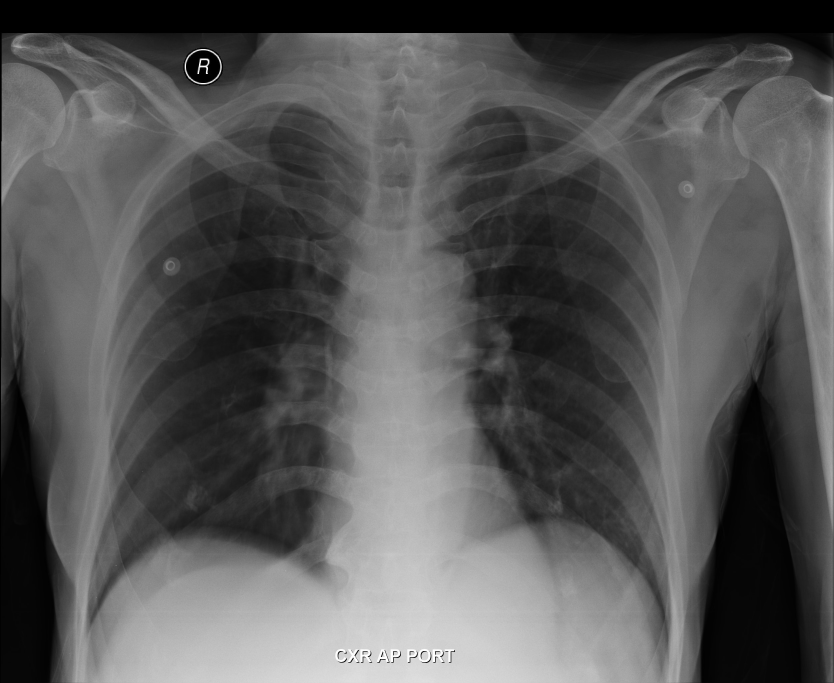
#> input picture EHRs/query and retrieve on ethereum/src/images/boxer.jpeg, 2500 x 2048 px (shown at 1/3 size); its folder holds only this picture in this run
$ python -i trans_utils.py   (imports and definitions only)   (older library calls are emulated)
#> lines starting #> are read from the running program, lines starting #| are printed output that depends on the picture; after the words box and inside, x2 and y2 are one past the last pixel; in counts of white or black regions, pixels touching at a corner belong together
# [7 lines of commented-out code are left out]
import os
import shutil
import time
import datetime
import hashlib
import cv2
import numpy as np
import PIL
from PIL import Image
# import pyblur
# import

# [26 lines left out: functions rename, zlog, not called in this run]


def getpilimage(image):
    if isinstance(image, PIL.Image.Image):  # or isinstance(image, PIL.JpegImagePlugin.JpegImageFile):
        return image
    elif isinstance(image, np.ndarray):
        return cv2pil(image)


def getcvimage(image):
    if isinstance(image, np.ndarray):
        return image
    elif isinstance(image, PIL.Image.Image):  # or isinstance(image, PIL.JpegImagePlugin.JpegImageFile):
        return pil2cv(image)


# [4 lines left out: function cshowone, not called in this run]
    #return


def pshowone(image):
    image = getpilimage(image)
    image.show()
    #return


# [30 lines left out: functions cshowtwo, pshowtwo, not called in this run]
    #return

def pil2cv(image):
    # assert isinstance(image, PIL.Image.Image) or isinstance(image,
    #                                                         PIL.JpegImagePlugin.JpegImageFile), f'input image type is not PIL.image and is {type(
    #     image)}'
    if len(image.split()) == 1:
        return np.asarray(image)
    elif len(image.split()) == 3:
        return cv2.cvtColor(np.asarray(image), cv2.COLOR_RGB2BGR)
    elif len(image.split()) == 4:
        return cv2.cvtColor(np.asarray(image), cv2.COLOR_RGBA2BGR)


def cv2pil(image):
    assert isinstance(image, np.ndarray), 'input image type is not cv2'  # nosec
    if len(image.shape) == 2:
        return Image.fromarray(image)
    elif len(image.shape) == 3:
        return Image.fromarray(cv2.cvtColor(image, cv2.COLOR_BGR2RGB))


def rgb2gray(filename):
    im = Image.open(filename).convert('L')
    im.show()

    new_image = Image.new("L", (im.width + 6, im.height + 6), 0)
#> new_image: PIL image 2506x2054 L; every value is 0
    out_image = Image.new("L", (im.width + 6, im.height + 6), 0)

    new_image.paste(im, (3, 3, im.width + 3, im.height + 3))

    im = getcvimage(im)
    new_image = getcvimage(new_image)
    out_image = getcvimage(out_image)

    _, thresh = cv2.threshold(new_image, 0, 255, cv2.THRESH_OTSU)
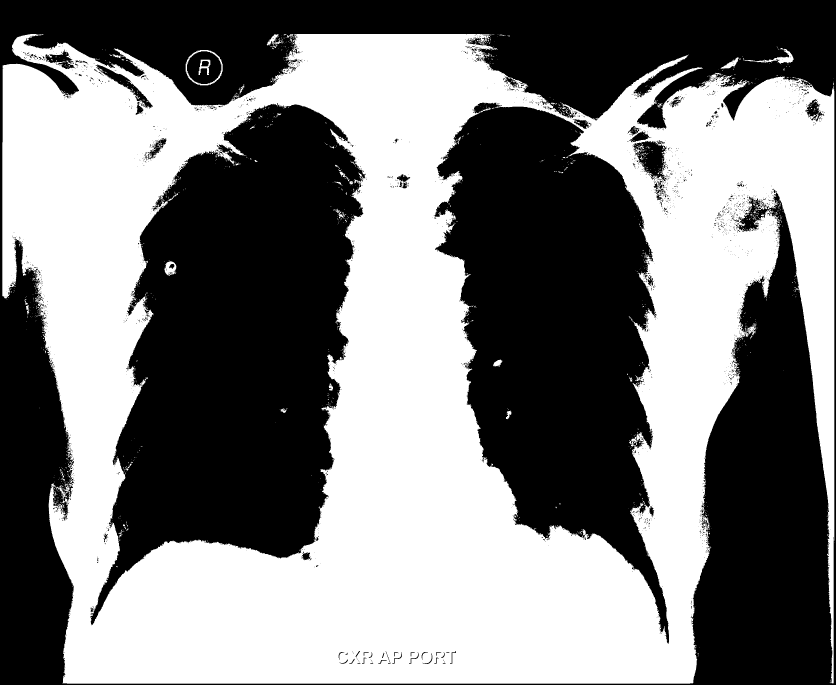
#> thresh: shape (2054, 2506) (shown at 1/3 size); 49.4% white; 1706 white regions (1627 under 20 px)
    pshowone(thresh)
    image, contours, hierarchy = cv2.findContours(thresh, 3, 2)
#> contours = 4674 contours, 4392 with area under 20; largest, box (x1, y1, x2, y2) and area: (7, 102, 2503, 2051) 3955640, (270, 309, 1097, 1877) 767134, (1302, 307, 2008, 1933) 641250, (557, 150, 668, 256) 9211, (560, 153, 665, 253) 8090
    # cnt = contours[0]
    # hull = cv2.convexHull(cnt)
    # image = cv2.cvtColor(image, cv2.COLOR_GRAY2BGR)
    print(hierarchy)
#> (printed output is left out)
    print(len(contours))
#| 4674
#> (the run stopped early here; a loop or call above may not have finished)

$ run again, on EHRs/query and retrieve on ethereum/src/images/french-bulldog.jpeg
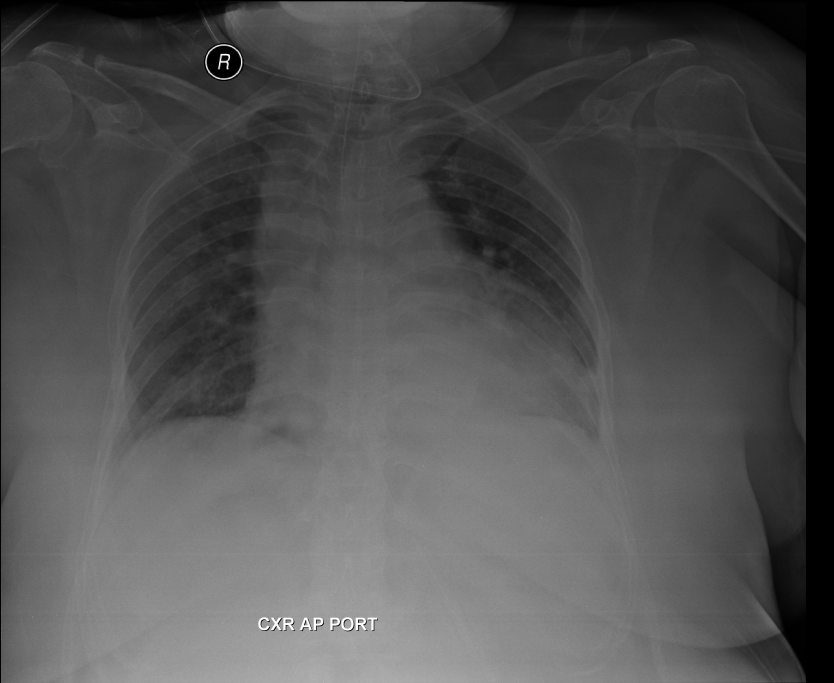
#> input picture EHRs/query and retrieve on ethereum/src/images/french-bulldog.jpeg, 2500 x 2048 px (shown at 1/3 size)
#> in rgb2gray, `_, thresh = cv2.threshold(new_image, 0, 255, cv2.THRESH_OTSU)`:
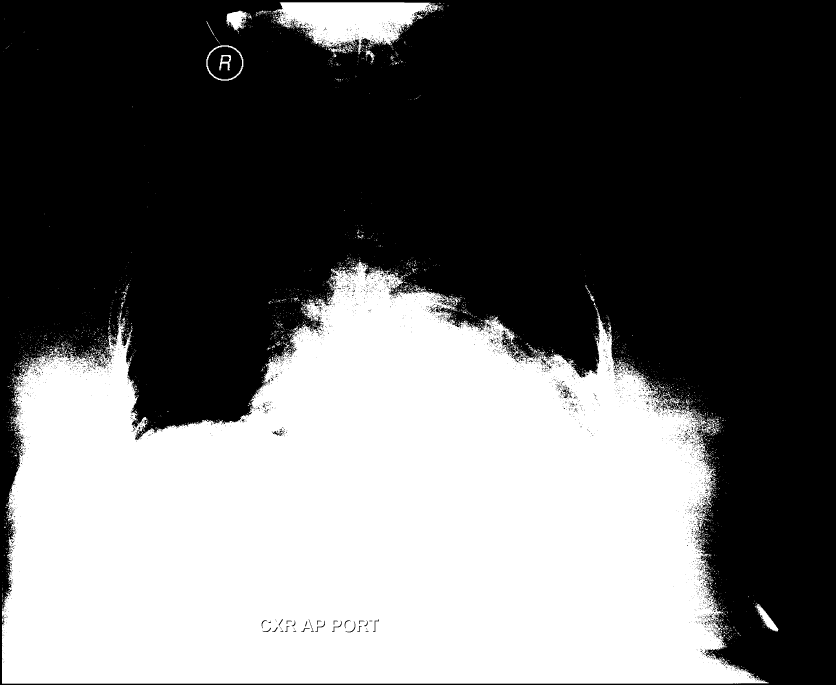
#> thresh: shape (2054, 2506) (shown at 1/3 size); 41.1% white; 3686 white regions (3546 under 20 px)
#> contours = 8414 contours, 8063 with area under 20; largest, box (x1, y1, x2, y2) and area: (6, 784, 2307, 2051) 2057216, (819, 7, 1316, 162) 43628, (619, 136, 730, 242) 9209, (622, 139, 727, 239) 8098, (678, 31, 744, 93) 2178
#> (printed output is left out)
#| 8414

$ run again, on EHRs/query and retrieve on ethereum/src/images/golden-retriever.jpeg
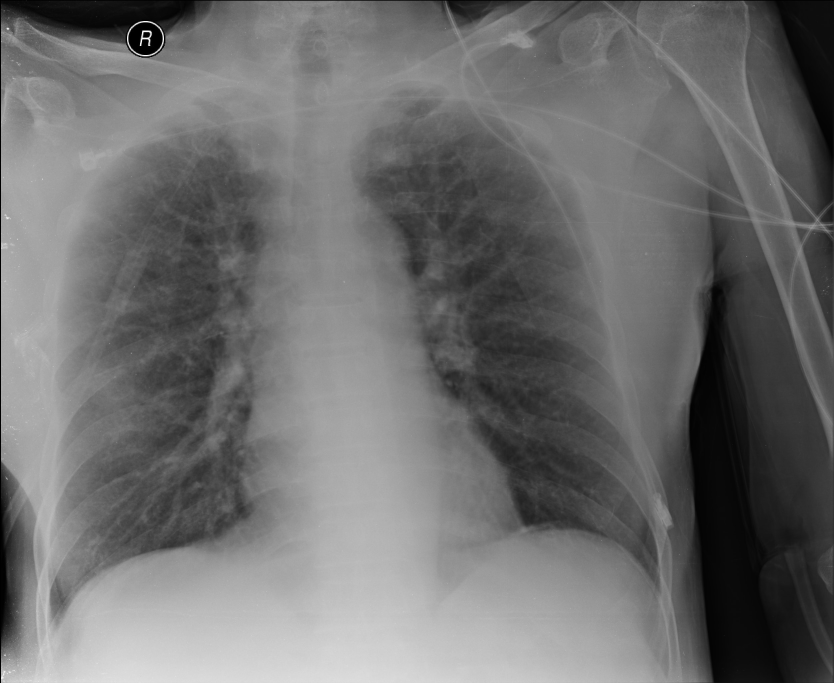
#> input picture EHRs/query and retrieve on ethereum/src/images/golden-retriever.jpeg, 2500 x 2048 px (shown at 1/3 size)
#> in rgb2gray, `_, thresh = cv2.threshold(new_image, 0, 255, cv2.THRESH_OTSU)`:
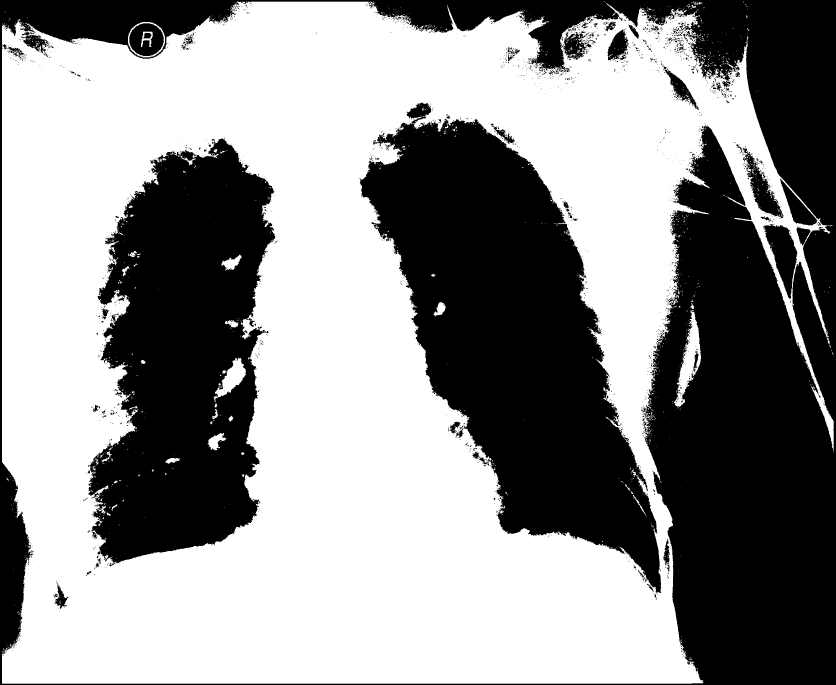
#> thresh: shape (2054, 2506) (shown at 1/3 size); 56.7% white; 2399 black regions (2240 under 20 px)
#> contours = 5057 contours, 4715 with area under 20; largest, box (x1, y1, x2, y2) and area: (6, 5, 2501, 2051) 4062274, (1078, 307, 1985, 1782) 624622, (263, 414, 827, 1691) 504334, (2290, 671, 2393, 899) 11618, (384, 66, 495, 172) 9166
#> (printed output is left out)
#| 5057

$ run again, on EHRs/query and retrieve on ethereum/src/images/scottish-terrier.jpeg
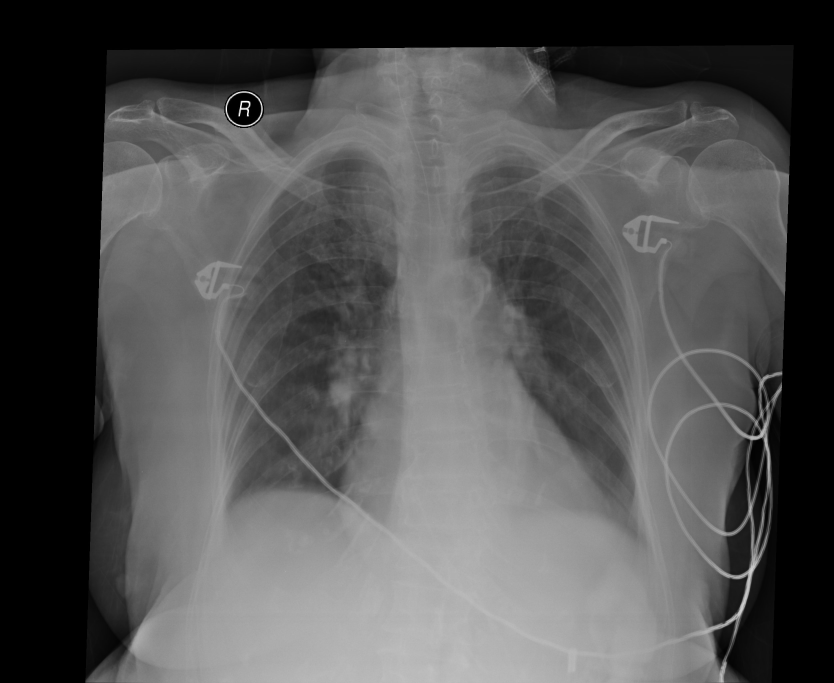
#> input picture EHRs/query and retrieve on ethereum/src/images/scottish-terrier.jpeg, 2500 x 2048 px (shown at 1/3 size)
#> in rgb2gray, `_, thresh = cv2.threshold(new_image, 0, 255, cv2.THRESH_OTSU)`:
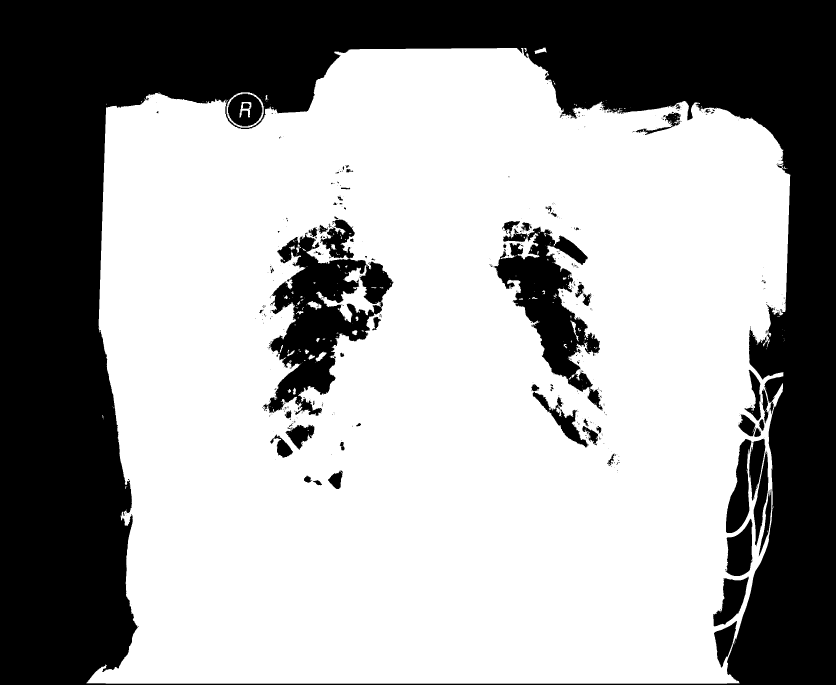
#> thresh: shape (2054, 2506) (shown at 1/3 size); 63.5% white; 505 black regions (416 under 20 px)
#> contours = 982 contours, 833 with area under 20; largest, box (x1, y1, x2, y2) and area: (259, 144, 2371, 2051) 3497742, (789, 697, 1182, 1248) 101366, (1483, 679, 1809, 1234) 67336, (2177, 1316, 2255, 1600) 11927, (2176, 1555, 2258, 1729) 9552
#> (printed output is left out)
#| 982
